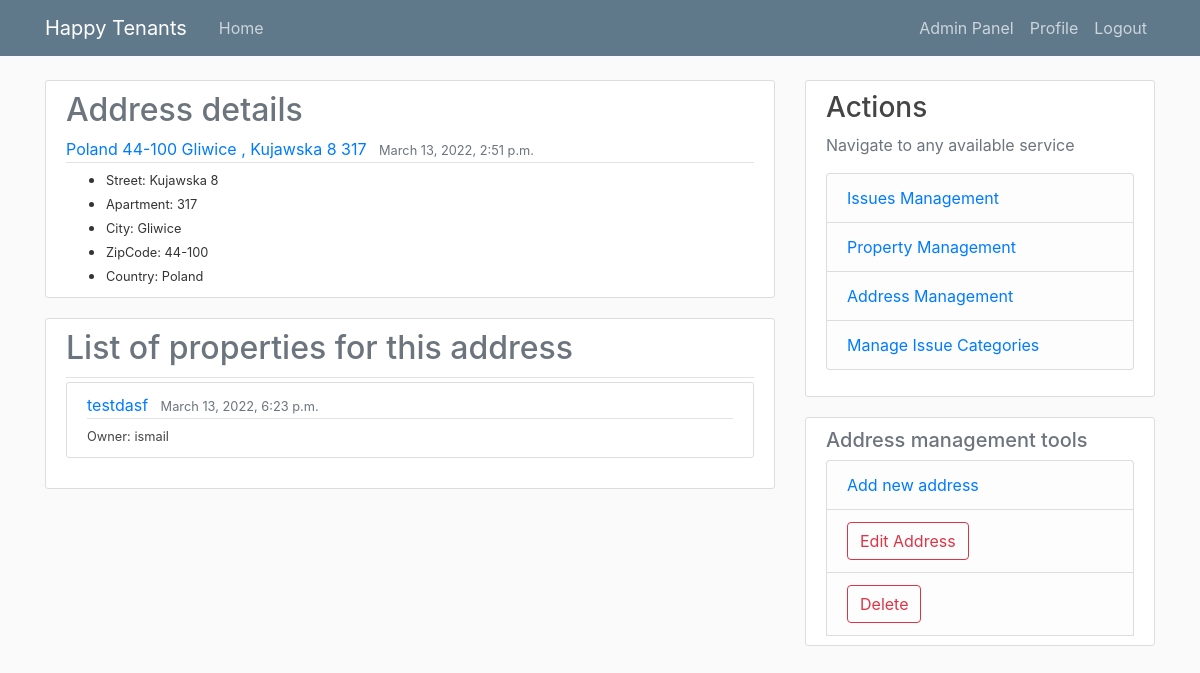
The page /addresses/2/ (signed in) on the database its author committed.
### tenant_mgmt/models.py (models this page shows, shortened)
class Address(models.Model):
    street = models.CharField(max_length=50, null=False)
    apartment = models.CharField(max_length=10, null=False)
    city = models.CharField(max_length=50, null=False)
    zipCode = models.CharField(max_length=15, null=False)
    country = models.CharField(max_length=50, null=False)
    dateAdded = models.DateTimeField(auto_now_add=True)
    def __str__(self) -> str:
        return f'{self.country} {self.zipCode} {self.city} , {self.street} {self.apartment}'

class Property(models.Model):
    name = models.CharField(max_length=50, null=True)
    address = models.ForeignKey(Address, on_delete=models.CASCADE, null=True, related_name="address_properties_set")
    owner = models.ForeignKey(User, on_delete=models.SET_NULL, related_name="owner_property_set", null=True, blank=True)
    tenants = models.ManyToManyField(User, related_name="tenant_property_set", blank=True)
    dateAdded = models.DateTimeField(auto_now_add=True)

### tenant_mgmt/views.py (the view)
# urls.py: path('addresses/<int:pk>/', AddressDetailView.as_view(), name='addressDetails'),
@method_decorator([login_required, manager_requred], name='dispatch')
class AddressDetailView(DetailView):
    model = Address
    template_name = 'tnt_mgmt/address/detail.html'
    context_object_name = 'address'
    ordering = ['dateAdded']

### tenant_mgmt/templatetags/extra_filters.py (called while the page is built)
@register.filter(name='has_groups')
def has_groups(user, group_names):
    groups = list(group_names.split('|'))
    userGroups = user.groups.all()
    for groupName in groups:
        group = Group.objects.get(name=groupName)
        if group in userGroups:
            return True
    return False

@register.filter(name='is_active')
def is_active(user):
    return len(user.groups.all()) > 0

### tenant_mgmt/templates/tnt_mgmt/address/detail.html (shortened to what this page needs)
{% extends "./base.html" %} {% block content %}
<article class="media content-section">
  <div class="media-body">
    <div class="article-metadata">
      <h2 class="text-muted">Address details</h2>
      <a class="mr-2" href="#">{{ address }}</a>
      <small class="text-muted">{{ address.dateAdded }}</small>
    </div>
    <ul>
      <li><small> Street: {{ address.street}}</small></li>
      <li><small> Apartment: {{ address.apartment}}</small></li>
      <li><small> City: {{ address.city}}</small></li>
      <li><small> ZipCode: {{ address.zipCode}}</small></li>
      <li><small> Country: {{ address.country}}</small></li>
    </ul>
  </div>
</article>
<article class="media content-section">
  <div class="media-body">
    <div class="article-metadata">
      <h2 class="text-muted">List of properties for this address</h2>
    </div>
    {% for property in address.address_properties_set.all %}
    <article class="media content-section">
      <div class="media-body">
        <div class="article-metadata">
          <a class="mr-2" href="{% url 'propertyDetails' property.id %}"
            >{{ property.name }}</a
          >
          <small class="text-muted">{{ property.dateAdded }}</small>
        </div>
        <small
          ><a class="article-title" href="#"
            >Owner: {{ property.owner.username }}</a
          ></small
        >
      </div>
    </article>
    {% empty %}
    <small>Empty</small>
    {% endfor %}
  </div>
</article>
{% endblock content %}
{% block details_view_actions %}
  <li class="list-group-item list-group-item-light"><button id="editAddress" class="btn btn-outline-danger" type="submit">Edit Address</button></li>
  <li class="list-group-item list-group-item-light"><button id="deleteAddress" class="btn btn-outline-danger" type="submit">Delete</button></li>
{% endblock details_view_actions %}

### tenant_mgmt/static/tnt_mgmt/base.css (style rules this page uses)
body { background: #fafafa; color: #333333; margin-top: 5rem; }
h1, h2, h3, h4, h5, h6 { color: #444444; }
ul { margin: 0; }
.content-section { background: #ffffff; padding: 10px 20px; border: 1px solid #dddddd; border-radius: 3px; margin-bottom: 20px; }
.article-title { color: #444444; }
.article-metadata { padding-bottom: 1px; margin-bottom: 4px; border-bottom: 1px solid #e3e3e3 }

### rows shown on the page
Address: country+zipCode+city "Poland 44-100 Gliwice , Kujawska 8 317", dateAdded "March 13, 2022, 2:51 p.m.", street "Kujawska 8", apartment "317", city "Gliwice", zipCode "44-100", country "Poland"
Property: name "testdasf", dateAdded "March 13, 2022, 6:23 p.m.", owner.username "ismail"
